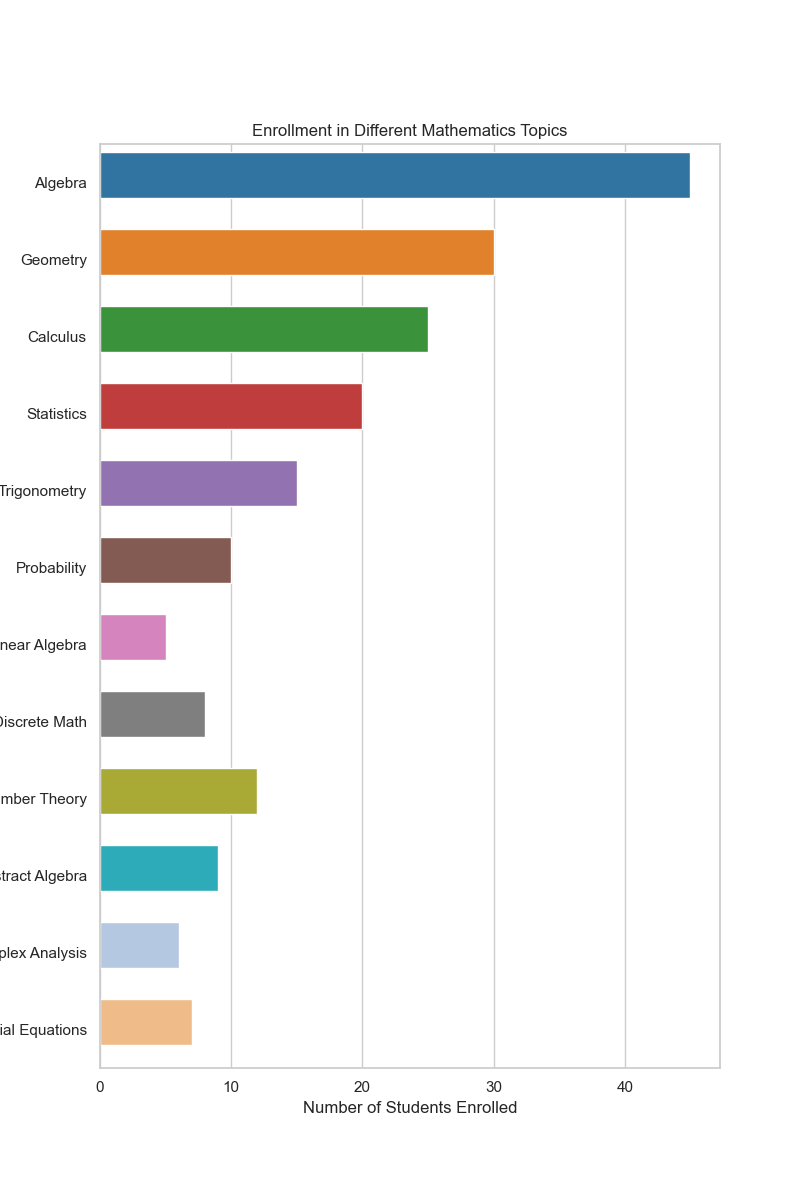

Here is the Python script that generated this plot:

import seaborn as sns
import pandas as pd
import matplotlib.pyplot as plt

data = {
    "Topic": ["Algebra", "Geometry", "Calculus", "Statistics", "Trigonometry", 
              "Probability", "Linear Algebra", "Discrete Math", "Number Theory", 
              "Abstract Algebra", "Complex Analysis", "Differential Equations"],
    "Amount": [45, 30, 25, 20, 15, 10, 5, 8, 12, 9, 6, 7]
}

df = pd.DataFrame(data)

plt.figure(figsize=(8, 12))
sns.set_theme(style="whitegrid")
ax = sns.barplot(
    x="Amount",
    y="Topic",
    data=df,
    palette=["#1f77b4", "#ff7f0e", "#2ca02c", "#d62728", "#9467bd", 
             "#8c564b", "#e377c2", "#7f7f7f", "#bcbd22", "#17becf", 
             "#aec7e8", "#ffbb78"],
    dodge=False)

for bar in ax.patches:
    bar.set_height(0.6)

ax.set_xlabel("Number of Students Enrolled")
ax.set_title("Enrollment in Different Mathematics Topics")

plt.show()
